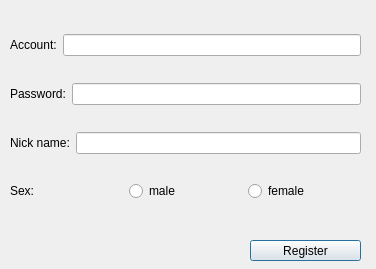
<?xml version="1.0" encoding="UTF-8"?>
<ui version="4.0">
 <class>Register</class>
 <widget class="QDialog" name="Register">
  <property name="geometry">
   <rect>
    <x>0</x>
    <y>0</y>
    <width>376</width>
    <height>269</height>
   </rect>
  </property>
  <property name="windowTitle">
   <string>Register</string>
  </property>
  <widget class="QPushButton" name="pushButton">
   <property name="geometry">
    <rect>
     <x>250</x>
     <y>240</y>
     <width>111</width>
     <height>21</height>
    </rect>
   </property>
   <property name="text">
    <string>Register</string>
   </property>
  </widget>
  <widget class="QWidget" name="">
   <property name="geometry">
    <rect>
     <x>10</x>
     <y>13</y>
     <width>351</width>
     <height>211</height>
    </rect>
   </property>
   <layout class="QVBoxLayout" name="verticalLayout">
    <item>
     <layout class="QHBoxLayout" name="horizontalLayout">
      <item>
       <widget class="QLabel" name="label_3">
        <property name="text">
         <string>Account:</string>
        </property>
       </widget>
      </item>
      <item>
       <widget class="QLineEdit" name="re_account"/>
      </item>
     </layout>
    </item>
    <item>
     <layout class="QHBoxLayout" name="horizontalLayout_2">
      <item>
       <widget class="QLabel" name="label_2">
        <property name="text">
         <string>Password:</string>
        </property>
       </widget>
      </item>
      <item>
       <widget class="QLineEdit" name="re_password">
        <property name="echoMode">
         <enum>QLineEdit::Password</enum>
        </property>
       </widget>
      </item>
     </layout>
    </item>
    <item>
     <layout class="QHBoxLayout" name="horizontalLayout_4">
      <item>
       <widget class="QLabel" name="label_4">
        <property name="text">
         <string>Nick name:</string>
        </property>
       </widget>
      </item>
      <item>
       <widget class="QLineEdit" name="re_nickName"/>
      </item>
     </layout>
    </item>
    <item>
     <layout class="QHBoxLayout" name="horizontalLayout_3">
      <item>
       <widget class="QLabel" name="label">
        <property name="text">
         <string>Sex:</string>
        </property>
       </widget>
      </item>
      <item>
       <widget class="QRadioButton" name="radio_male">
        <property name="text">
         <string>male</string>
        </property>
       </widget>
      </item>
      <item>
       <widget class="QRadioButton" name="radio_female">
        <property name="text">
         <string>female</string>
        </property>
       </widget>
      </item>
     </layout>
    </item>
   </layout>
  </widget>
 </widget>
 <resources/>
 <connections/>
</ui>
